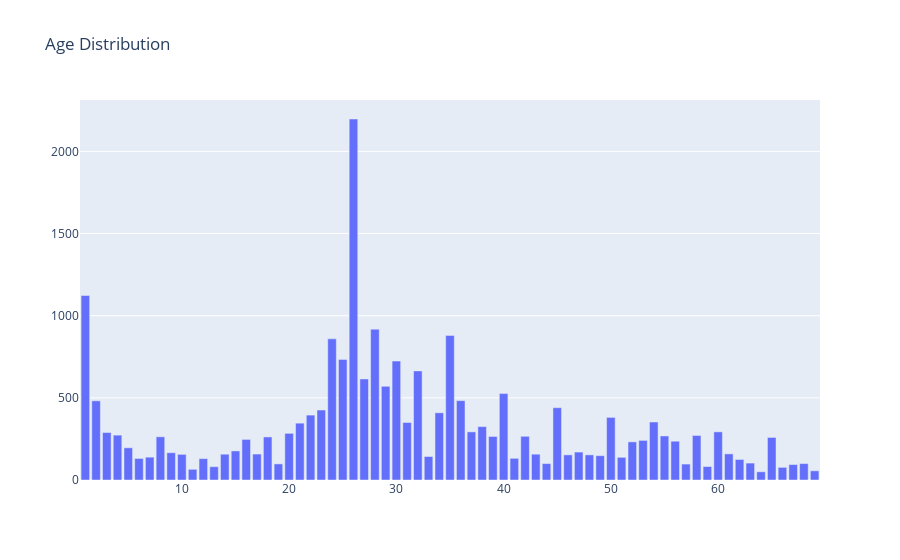

Here is the notebook cell this chart was saved with:
### Markdown cell above
# AGE Distribution

### Code cell
graph_dist(x=age_dist.index, y=age_dist.values, name='Age Distribution')

### Figure 1 — Plotly figure (JSON) as saved in the notebook; plotly's stock layout.template omitted (floating-point values rounded to 4 significant figures)
{"data": [{"type": "bar", "x": [26, 1, 28, 35, 24, 25, 30, 32, 27, 29, 40, 36, 2, 45, 23, 34, 22, 50, 54, 31, 21, 38, 60, 37, 3, 20, 4, 58, 55, 42, 39, 8, 18, 65, 16, 53, 56, 52, 5, 15, 47, 9, 61, 17, 43, 14, 10, 48, 46, 49, 33, 7, 51, 41, 6, 12, 62, 63, 44, 68, 19, 57, 67, 59, 13, 66, 11, 69, 64], "y": [2197, 1123, 918, 880, 859, 734, 724, 664, 615, 570, 526, 483, 482, 440, 426, 409, 395, 381, 353, 350, 346, 325, 293, 293, 289, 284, 273, 271, 268, 266, 265, 263, 262, 259, 247, 241, 236, 232, 196, 177, 170, 166, 159, 158, 157, 157, 156, 153, 153, 148, 143, 139, 138, 132, 131, 130, 125, 103, 100, 100, 98, 97, 94, 82, 81, 77, 65, 56, 50]}], "layout": {"title": {"text": "Age Distribution"}}}
